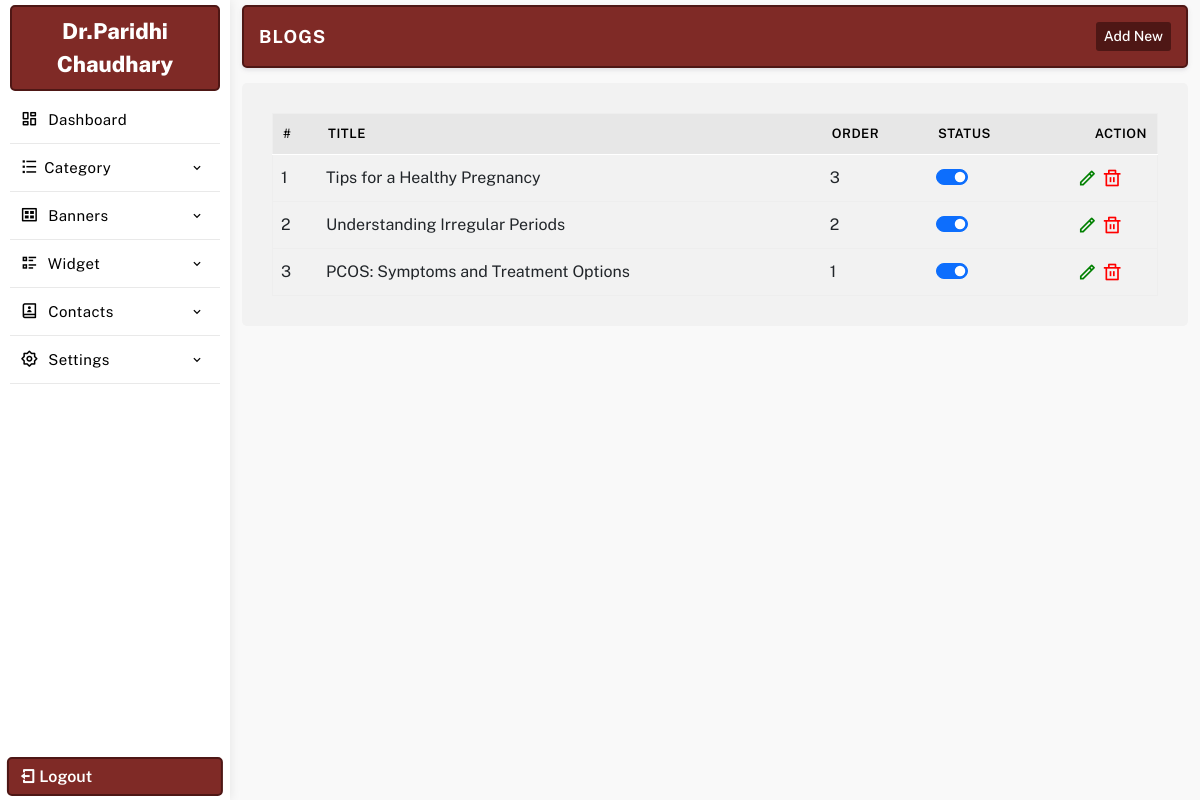
Page /manager/blogs.php (signed in) on the committed database.
### tables this page shows
CREATE TABLE `settings` (
  `id` int(11) NOT NULL,
  `web_name` varchar(255) DEFAULT NULL,
  `email_id` varchar(255) DEFAULT NULL,
  `alternate_email_id` varchar(255) DEFAULT NULL,
  `contact_no` varchar(255) DEFAULT NULL,
  `alternate_no` varchar(255) DEFAULT NULL,
  `whatsapp_no` varchar(255) DEFAULT NULL,
  `reception_time` varchar(255) DEFAULT NULL,
  `address` text DEFAULT NULL,
  `youtubelink` varchar(255) DEFAULT NULL,
  `map_iframe` longtext DEFAULT NULL,
  `facebook` varchar(255) DEFAULT NULL,
  `youtube` varchar(255) DEFAULT NULL,
  `instagram` varchar(255) DEFAULT NULL,
  `twitter` varchar(255) DEFAULT NULL,
  `linkedin` varchar(255) DEFAULT NULL,
  `logo` varchar(255) DEFAULT NULL,
  `meta_title` varchar(255) DEFAULT NULL,
  `meta_keywords` varchar(255) DEFAULT NULL,
  `meta_desc` text DEFAULT NULL,
  `smart_classroom_desc` text DEFAULT NULL,
  `smart_classroom_text` varchar(255) DEFAULT NULL,
  `brochure_file` varchar(500) DEFAULT NULL,
  `footerdesc` text DEFAULT NULL,
  `googletag` text DEFAULT NULL,
  `headercenterline` varchar(255) DEFAULT NULL,
  `no_of_experience` varchar(255) DEFAULT NULL,
  `surgeries` varchar(255) DEFAULT NULL,
  `no_of_patients` varchar(255) DEFAULT NULL,
  `satisfied_patients` varchar(255) DEFAULT NULL,
  `working_days` varchar(255) DEFAULT NULL,
  `closed_days` varchar(255) DEFAULT NULL
);

CREATE TABLE `blogs` (
  `id` int(11) NOT NULL,
  `type` int(11) NOT NULL,
  `title` varchar(255) NOT NULL,
  `url` varchar(255) NOT NULL,
  `desc` longtext NOT NULL,
  `sdesc` text NOT NULL,
  `file` varchar(255) NOT NULL,
  `author` varchar(255) NOT NULL,
  `order` varchar(255) NOT NULL,
  `date` varchar(255) NOT NULL,
  `status` int(11) NOT NULL,
  `metatitle` varchar(255) NOT NULL,
  `metakeywords` varchar(255) NOT NULL,
  `metadesc` text NOT NULL,
  `card_heading` varchar(255) DEFAULT '',
  `card_data` longtext DEFAULT ''
);

### manager/database/db.php (called while the page is built, shortened)
<?php session_start();
$con = mysqli_connect( DB_HOST, DB_USER, DB_PASSWORD, DB_NAME);
$sqlsetting = mysqli_query($con,"SELECT * FROM `settings`");
$rwlinks = mysqli_fetch_array($sqlsetting);
$websitename = $rwlinks['web_name'];

### manager/blogs.php (the view, shortened to what this page needs)
<?php require_once 'database/db.php';
$title = 'Blogs';
	include 'include/header.php';
	include 'include/sidebar.php';
 ?>
<section class="main-dashboard">
<div class="container-fluid">
<div class="row">
<div class="col-md-12">
	<div class="page-title">
		<div class="title">
			<h3><?=$title;?></h3>
		</div>
		<div class="createbtn">
			<a href="createblog.php"> Add New</a>
		</div>
	</div>
</div>
<div class="col-md-12">
	<div class="page-content">
		<table class="table table-hover" id="myTable">
			<thead>
				<tr>
					<th>#</th>
					<th>Title</th>
					<th>Order</th>
					<th>Status</th>
					<th class="text-end">Action</th>
				</tr>
			</thead>
			<tbody>
			<?php
				$sqlnews  = mysqli_query($con, "SELECT * FROM `blogs` ORDER BY id DESC");
				if(mysqli_num_rows($sqlnews)){
					$serial = 1;
					while($rwnews = mysqli_fetch_assoc($sqlnews)){
						$id = $rwnews['id'];
			 ?>
				<tr id='remove<?php echo $id; ?>'>
					<td><?php echo $serial; ?></td>
					<td><?=$rwnews['title'];?></td>
					<td><?=$rwnews['order'];?></td>
					<td>
						<div class="form-check form-switch">
							<?php $checked = $rwnews['status']==1 ? "checked" : ""; ?>
						  <input class="form-check-input" type="checkbox" data-table="blogs" ide="<?=$id;?>" <?=$checked;?>>
						</div>
					</td>
					<td class="text-center">
						<a href="updateblog.php?id=<?=$id; ?>" class="editbtn ri-pencil-line" ></a>
						<a href="javascript:"  ide="<?=$id; ?>" class='delbtn ri-delete-bin-line' ></a>
					</td>
				</tr>
		<?php $serial++; }} ?>
			</tbody>
		</table>
	</div>
</div>
</div>
</div>
</section>
<?php
	include "include/footer.php";
?>

### manager/include/sidebar.php (shortened to what this page needs)
<aside class="sidebar-menu-dashboard">
<div class="logo-n-toggle">
	<a href="dashboard.php"><?=$websitename;?></a>
</div>
<nav class="menu">
<ul class="aside-menu">
<li class="menu-item ">
	<a href="dashboard.php" class="menu-link">
	<span class="link-text"><i class="ri-dashboard-line"></i> Dashboard</span>
	</a>
</li>
<li class="menu-item has-submenu">
	<a href="javascript:" class="menu-link" id="parent-menu">
	<span class="link-text"><i class="ri-list-check"></i>Category</span>
	<i class='bx bx-chevron-down'></i>
	</a>
</li>
<li class="menu-item has-submenu">
<a href="javascript:" class="menu-link orders" id="parent-menu">
<span class="link-text"><i class="ri-gallery-view"></i> Banners</span>
<i class='bx bx-chevron-down'></i>
</a>
</li>
<li class="menu-item has-submenu">
<a href="javascript:" class="menu-link" id="parent-menu">
<div>
<span class="link-text"><i class="ri-list-check-2"></i> Widget</span>
</div>
<i class='bx bx-chevron-down'></i>
</a>
</li>
<li class="menu-item has-submenu">
<a href="javascript:" class="menu-link orders" id="parent-menu">
<div>
<span class="link-text"><i class="ri-contacts-book-2-line"></i> Contacts</span>
</div>
<i class='bx bx-chevron-down'></i>
</a>
</li>
<li class="menu-item has-submenu">
<a href="javascript:" class="menu-link orders" id="parent-menu">
<div>
<span class="link-text"><i class="ri-settings-2-line"></i> Settings</span>
</div>
<i class='bx bx-chevron-down'></i>
</a>
</li>
</ul>
</nav>
<a href="logout.php" class="logout-fixed"><i class="ri-logout-box-line"></i> Logout</a>
</aside>

### manager/css/style.css (style rules this page uses)
* { margin: 0; padding: 0; box-sizing: border-box; font-family: "Public Sans", sans-serif; }
:root { --text1-color: #a7a7a7; --primary-color: #7F2A26; --secondary-color: #4e1715; }
table { margin: 0 !important;border: 1px solid #eee !important; }
table thead { background: #e7e7e7;border-bottom: 1px solid #fff;color: #fff; }
table thead tr th { font-weight: 600 !important;font-size: 13px;border-bottom: 0 !important;padding: 10px !important;color: #000;text-transform: uppercase;letter-spacing: .5px; }
tr td { vertical-align: middle; }
p,h1,h2,h3,h4,h5,h6 { margin: 0; }
a { text-decoration: none; color: #000; }
ul { list-style: none; padding: 0; margin: 0; }
.addimage, .editbtn,.delbtn { font-size: 20px; }
.editbtn { color: green; }
.delbtn { color: red; }
aside { width: 230px; height: 100vh; transition: all .4s linear; float: left; box-shadow: 1px 0 10px rgb(0 0 0 / 8%); position: relative; padding: 5px 10px; }
.logo-n-toggle { display: flex; justify-content: center; align-items: center; padding: 8px 10px; border: 2px solid var(--secondary-color); border-radius: 5px; background: var(--primary-color); }
.logo-n-toggle a { display: block; transition: display .4s linear; color: #fff; text-align: center; font-weight: 800; font-size: 22px; }
.logo-n-toggle a:before, .logo-n-toggle a:after { width: 12px; height: 12px; display: inline-block; border: 4px solid var(--primary-color); border-radius: 50%; margin: 0 5px; }
.logout-fixed { position: absolute; bottom: 4px; left: 50%; padding: 5px 10px; width: 94%; color: #fff; margin: auto; transform: translateX(-50%); border-radius: 5px; border: 2px solid var(--secondary-color); font-weight: 600; background: var(--primary-color); transition: .3s linear; }
.page-title { padding: 15px; border-radius: 5px; border: 2px solid var(--secondary-color); display: flex; align-items: center; justify-content: space-between; margin-bottom: 15px; box-shadow: 0 .125rem .25rem rgba(165,163,174,.3); background: #fff; background: var(--primary-color); }
.page-title .title h3 { font-size: 18px; color: #fff; text-transform: uppercase; font-weight: 700; letter-spacing: 1px; }
.page-title .createbtn { display: flex; align-items: center; gap: 10px; }
.page-title .createbtn a { font-size: 14px; display: flex; align-items: center; justify-content: center; border-radius: 3px; padding: 4px 8px; font-weight: 500; background: var(--secondary-color); color: #fff; transition: .3s ease; }
.page-content { background: #fff;padding: 30px;border-radius: 5px;background: #f2f2f2; }
aside .menu { height: 88%; overflow: auto; padding: 5px 0; }
.aside-menu .menu-item { transition: all .2s linear; position: relative; }
.aside-menu .menu-item > .menu-link { text-decoration: none; display: block; padding: 10px 10px; display: flex; justify-content: space-between; align-items: center; white-space: nowrap; border-bottom: 1px solid #e9e9e9; }
.aside-menu .menu-item > .menu-link i { color: #000; font-size: 18px; margin-right: 5px; display: inline-block; }
.aside-menu .menu-item > .menu-link .bx-chevron-down, .aside-menu .menu-item > .menu-link .link-text { transition: all .2s linear; color: #000; font-size: 15px; letter-spacing: 0.4px; font-weight: 400; }
.aside-menu .menu-item > .menu-link span::after { content: ""; font-family: FontAwesome; }
section.main-dashboard { float: left; width: calc(100% - 230px); transition: all .4s linear; overflow: auto; height: 100vh; padding: 5px 0; background: #f9f9f9; }

### rows in the picture
settings: web_name "Dr.Paridhi Chaudhary"
blogs: title "Tips for a Healthy Pregnancy", order "3"
blogs: title "Understanding Irregular Periods", order "2"
blogs: title "PCOS: Symptoms and Treatment Options", order "1"

### other values in the picture
$title "BLOGS"
